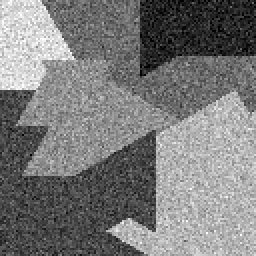
%> input picture tp5/Images/image.bmp, 128 x 128 px (shown 2 times larger)
$ octave exercice_1.m   (GNU Octave 9; MATLAB toolbox functions it lacks are replaced by stand-ins)
%> lines starting %> are read from the running program, lines starting %| are printed output that depends on the picture
### tp5/attache_donnees.m
function AD = attache_donnees(I,moyennes,variances)

N = size(moyennes,2);
AD = zeros(size(I,1), size(I,2), N);

% for c=1:N
%     AD(:,:,c) =  0.5 * (log(variances(c)) + (I(:,:) - (moyennes(c))).^2/variances(c));
% end

for k=1:length(moyennes)
    AD(:,:,k) = 0.5*log(variances(k)) + 0.5*((I(:,:) - moyennes(k))/sqrt(variances(k))).^2;
end
end

### tp5/exercice_1.m
clear;
close all;
taille_ecran = get(0,'ScreenSize');
L = taille_ecran(3);
H = taille_ecran(4);

couleurs_classes = [0 0.1250 1.0 ; 0.1750 1.0 0.2250 ; 1.0 1.0 0 ; 1.0 0.3750 0 ; 0.85 0 0 ; 0.5 0 0.3 ; 0.5 0.5 0.1];

% Parametres de la methode de segmentation :
T_0 = 1.0;
q_max = 100;
alpha = 0.99;
beta = 1.0;
temps_affichage = 0.05;

% Lecture et affichage de l'image a segmenter :
I = imread('Images/image.bmp');
%> I is the input picture: size 128x128 uint8; min 0, max 255, mean 122.7
[nb_lignes,nb_colonnes] = size(I);
%> nb_lignes = 128; nb_colonnes = 128
I = double(I);
%> I: size 128x128 double
figure('Name','Image a segmenter','Position',[0,0,0.5*L,0.5*L]);
imagesc(I);
axis equal;
axis off;
colormap gray;

% Parametres des N classes :
N = 6;
moyennes = [36.0 72.0 108.0 144.0 180.0 216.0];		% Moyennes des N classes
variances = 20.0^2*ones(1,N);				% Les variances sont toutes egales a 20^2

% Calcul des energies correspondant a la vraisemblance (attache aux donnees) :
AD = attache_donnees(I,moyennes,variances);

% Initialisation des classes (par le maximum de vraisemblance) et initialisation de l'energie :
couleurs_pixels = zeros(nb_lignes,nb_colonnes,3);
[U,k] = min(AD,[],3);			% Pour comprendre cette syntaxe, tapez "doc min"
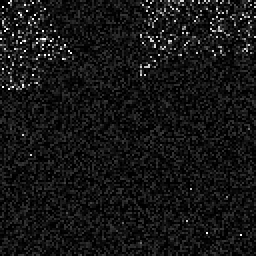
%> U: size 128x128 double (shown 2 times larger); min 3, max 4.9, mean 3.16; drawn with min black and max white
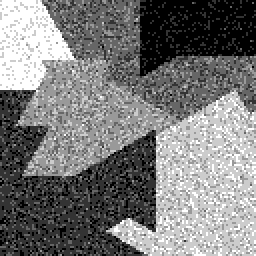
%> k: size 128x128 double (shown 2 times larger); min 1, max 6, mean 3.4; drawn with min black and max white
for i = 1:nb_lignes
	for j = 1:nb_colonnes
		U(i,j) = U(i,j)+a_priori(i,j,k,k(i,j),beta);
		couleurs_pixels(i,j,:) = couleurs_classes(k(i,j),:);
	end
end
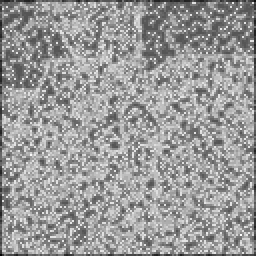
%> U: size 128x128 double (shown 2 times larger); min 6, max 20.9, mean 15; drawn with min black and max white
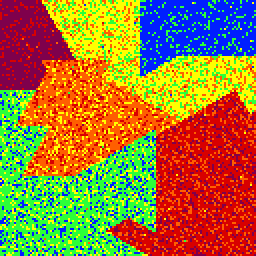
%> couleurs_pixels: size 128x128x3 double (shown 2 times larger); mean R, G, B 0.613, 0.472, 0.213
figure('Name',['Segmentation par classification'],'Position',[0.5*L,0,0.5*L,0.5*L]);
imagesc(couleurs_pixels);
axis equal;
axis off;
title(['Maximum de vraisemblance'],'FontSize',20);
fprintf('Tapez un caractere pour lancer le recuit simule\n');
pause;

% Boucle du recuit simule :
T = T_0;
%> (the run ends here)
